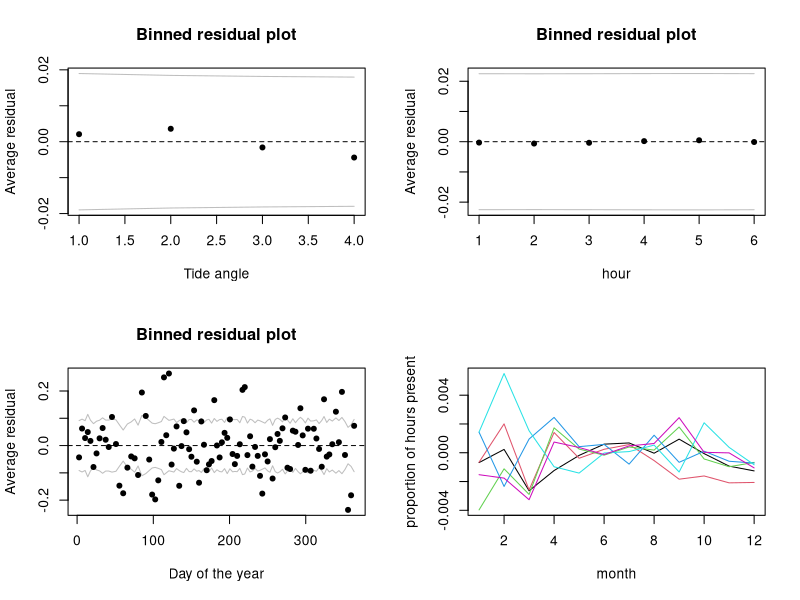
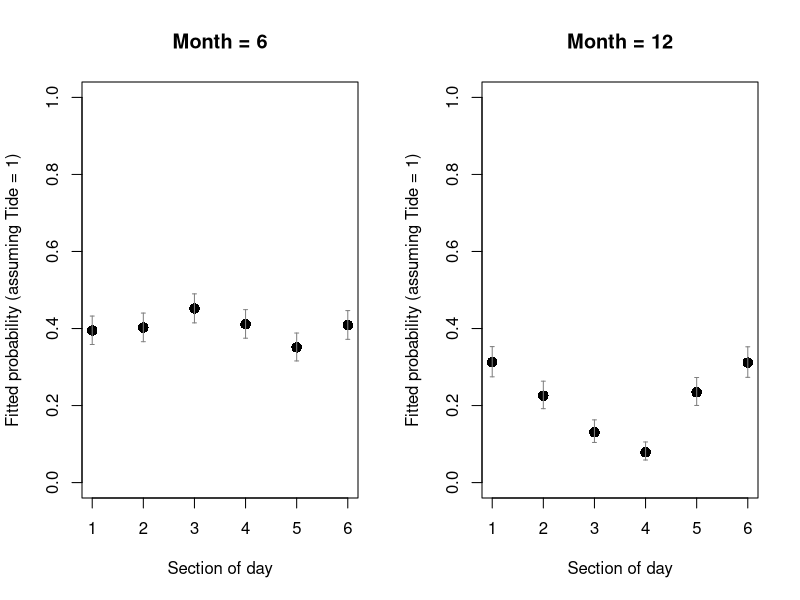
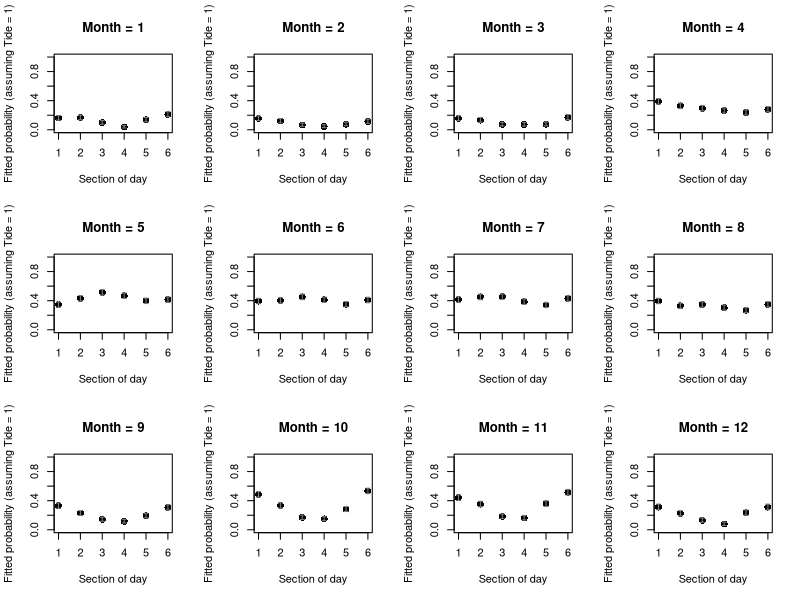

Generate these figures, in order, with R:
## ---- chunk 1
knitr::opts_chunk$set(echo=TRUE, message = FALSE, warning = FALSE, eval = FALSE, cache = FALSE)

SOLUTIONS<- FALSE

dat<- read.csv("./data/dolphin.csv", stringsAsFactors= T)

dat$fTime6<- factor(dat$Time6, levels= c("MNight", "AM1", "AM2", "MDay", "PM1", "PM2"))
# reordering chronologically

dat$fTide4<- factor(dat$Tide4)

dat$fMonth<- factor(dat$mon)
## ---- chunk 2
PA2<- glm(presence ~ fTide4 + fMonth + fTime6 + 
            fTide4:fMonth + fTide4:fTime6 + 
            fMonth:fTime6, family= binomial, data= dat)

summary(PA2) # inspect the model coefficients

# fTide4:fMonth assumes that the effect of tidal state on dolphin presence
# (actually, probability of recording) changes according to time of year

# fTide4:fTime6 assumes that the effect of tidal state on dolphin presence
# changes according to time of day (or vice-versa)

# fMonth:fTime6 assumes that the effect of time of day on dolphin presence
# changes according to time of year

## ---- chunk 3
# Because I don't have specific predictions here, and I suspect the presence
# of dolphins at Sutors may respond to all combinations of the 3 environmental
# factors we have, I'll go for a quite systematic exploration here (you may
# have a different logic, knowledge about dolphins, more specific predictions, 
# and a more restricted list of models you consider plausible: that would be
# entirely fine)

# remove interactions one-at-a-time
PA21<- glm(presence ~ fMonth + fTide4 + fTime6 + fMonth:fTide4 + fMonth:fTime6, family= binomial, data= dat)
PA22<- glm(presence ~ fMonth + fTide4 + fTime6 + fMonth:fTime6 + fTide4:fTime6, family= binomial, data= dat)
PA23<- glm(presence ~ fMonth + fTide4 + fTime6 + fMonth:fTide4 + fTide4:fTime6, family= binomial, data= dat)
# remove interactions two-at-a-time
PA24<- glm(presence ~ fMonth + fTide4 + fTime6 + fMonth:fTime6, family= binomial, data= dat)
PA25<- glm(presence ~ fMonth + fTide4 + fTime6 + fTide4:fTime6, family= binomial, data= dat)
PA26<- glm(presence ~ fMonth + fTide4 + fTime6 + fMonth:fTide4, family= binomial, data= dat)
# remove all interactions
PA27<- glm(presence ~ fMonth + fTide4 + fTime6, family= binomial, data= dat)

AIC(PA2)
AIC(PA21)
AIC(PA22)
AIC(PA23)
AIC(PA24)
AIC(PA25)
AIC(PA26)
AIC(PA27)

# PA24 seems best so far

# remove the main effect not involved in the interaction of PA24 (fTide4)
PA28<- glm(presence ~ fMonth + fTime6 + fMonth:fTime6, family= binomial, data= dat)
AIC(PA28)

# we could simplify further, but it is unlikely that simpler models 
# would be supported based on what we know, so I'll stop here

# Constructing a table 
# (you can do this with pen and paper, or in R, for example like this)
ModelStructure<- c(
  "fTide4 * fMonth + fTide4 * fTime6 + fMonth * fTime6",     
  "fMonth + fTide4 + fTime6 + fMonth:fTide4 + fMonth:fTime6",
  "fMonth + fTide4 + fTime6 + fMonth:fTime6 + fTide4:fTime6" ,
  "fMonth + fTide4 + fTime6 + fMonth:fTide4 + fTide4:fTime6",
  "fMonth + fTide4 + fTime6 + fMonth:fTime6",
  "fMonth + fTide4 + fTime6 + fTide4:fTime6",
  "fMonth + fTide4 + fTime6 + fMonth:fTide4",
  "fMonth + fTide4 + fTime6",
  "fMonth + fTime6 + fMonth:fTime6")

AICval<- c(AIC(PA2),
            AIC(PA21),
            AIC(PA22),
            AIC(PA23),
            AIC(PA24),
            AIC(PA25),
            AIC(PA26),
            AIC(PA27),
            AIC(PA28))

ModelName<- c("PA2",
            "PA21",
            "PA22",
            "PA23",
            "PA24",
            "PA25",
            "PA26",
            "PA27",
            "PA28")

# combine models and AIC values in a table
ModSelTab<- data.frame(model= ModelName, structure= ModelStructure, AIC= AICval)

# sort the table by increasing AIC value
ModSelTab<- ModSelTab[order(ModSelTab$AIC), ]

# compute AIC differences with best model, and round to 2 decimals
ModSelTab$delta<- round(ModSelTab$AIC - ModSelTab$AIC[1], 2)

# compute AIC weight, and round to 2 decimals
ModSelTab$weight<- round(exp(-ModSelTab$delta / 2) / sum(exp(-ModSelTab$delta / 2)), 2)
## ---- chunk 4
require(knitr)
kable(ModSelTab)

# Model PA24 is far ahead, with an AIC more than 5 units lower than the next best model.
# It attracts almost all the AIC weight, accordingly.

# Depending on the set of models you decided to compare, 
# your best model and AIC weights may vary from mine.

## ---- chunk 5
res24.p<- resid(PA24, type= "pearson")

library(arm)
par(mfrow= c(2, 2))
binnedplot(x= as.numeric(dat$fTide4), y=  res24.p, xlab= "Tide angle", nclass= 100)
# okay
binnedplot(x= as.numeric(dat$fTime6), y=  res24.p, xlab= "hour")
# okay
binnedplot(x= dat$julianday, y=  res24.p, xlab= "Day of the year", nclass= 100)
# okay
# We could also check seasonal variation in diel pattern ("time by season" interaction):
matplot(tapply(res24.p, list(dat$mon, dat$fTime6), mean), type= "l", 
        xlab= "month", ylab= "proportion of hours present", lty= 1)
# Residual variation is tiny (check y-axis and compare with Question 9); 
# no consistent pattern of variation. Pretty good!

# There are few assumptions for the Bernoulli distribution other than 
# observations being zeros and ones.
# Some assumptions valid for all models still apply here, such as: model 
# correctly specified; independent
# residuals. The latter is violated in this data set, due to consecutive 
# measurements in time. This issue
# is explored in the linked paper, using mixed models for non-independent data 
# (covered in the course BI5302). 
# The paper also uses GAMs (Generalised Additive Models, an extension of GLMs)
# for avoiding the discretization of continuous variables, and
# accounting for the cyclicity of the predictors (estimates at each end should 
# match, e.g. 31st Dec-1st Jan, or 23:59 - 00:00)

## ---- chunk 6

# Model PA24 assumes that dolphin presence (actually, probability of recording) 
# changes according to time of year, time of day and tidal stage, and that the
# effect of time of day changes with the time of year (fMonth:fTime6).

summary(PA24)
# This is tricky to interpret due to the number of coefficients (75), 
# and the presence of interactions. Best to use plots!

# Let's illustrate the differences in predictions for two different months, 
# for example June and December (this could be done for each of the 12 months)

par(mfrow= c(1, 2))
# June
dat4pred<- expand.grid(fTime6= levels(dat$fTime6),
                fMonth= "6",
								fTide4= "1")
PA24.pred<- predict(PA24, dat4pred, type= "link", se.fit= T)
dat4pred$fit.resp<- plogis(PA24.pred$fit)
dat4pred$LCI<- plogis(PA24.pred$fit - 1.96*PA24.pred$se.fit)
dat4pred$UCI<- plogis(PA24.pred$fit + 1.96*PA24.pred$se.fit)
plot(as.numeric(dat4pred$fTime6), dat4pred$fit.resp, pch= 16, 
	  cex= 1.4, main= paste("Month =", 6),
    col= 1, xlab= "Section of day",
	  ylab= "Fitted probability (assuming Tide = 1)", ylim= c(0, 1))
arrows(x0= as.numeric(dat4pred$fTime6), x1= as.numeric(dat4pred$fTime6),
    y0= dat4pred$LCI, y1= dat4pred$UCI,
	  col= grey(0.5), length= 0.02, angle= 90, code= 3)

# December
dat4pred<- expand.grid(fTime6= levels(dat$fTime6),
                fMonth= "12",
								fTide4= "1")
PA24.pred<- predict(PA24, dat4pred, type= "link", se.fit= T)
dat4pred$fit.resp<- plogis(PA24.pred$fit)
dat4pred$LCI<- plogis(PA24.pred$fit - 1.96*PA24.pred$se.fit)
dat4pred$UCI<- plogis(PA24.pred$fit + 1.96*PA24.pred$se.fit)
plot(as.numeric(dat4pred$fTime6), dat4pred$fit.resp, pch= 16, 
	  cex= 1.4, main= paste("Month =", 12),
    col= 1, xlab= "Section of day",
	  ylab= "Fitted probability (assuming Tide = 1)", ylim= c(0, 1))
arrows(x0= as.numeric(dat4pred$fTime6), x1= as.numeric(dat4pred$fTime6),
    y0= dat4pred$LCI, y1= dat4pred$UCI,
	  col= grey(0.5), length= 0.02, angle= 90, code= 3)

# In June, dolphins seem to have a similar probability of being recorded
# at any time of the day and night, whereas in December they are mostly
# using the site by night (ca. 40% chances of being present against 
# only ca. 10% in the middle of the day)

# (FOR THE R GEEKS OUT THERE)
# For plots of predictions for all 12 months, it is possible to automate
# the process using a loop:
par(mfrow= c(3, 4))
for(month in 1:12){ 
  # at the first iteration, the variable `month` will take value 1, then
  # at the second iteration, the variable `month` will take value 2, 
  # etc... until iteraction 12
	dat4pred<- expand.grid(fTime6= levels(dat$fTime6),
                                fMonth= as.character(month),
								fTide4= "1")
	PA24.pred<- predict(PA24, dat4pred, type= "link", se.fit= T)
	dat4pred$fit.resp<- plogis(PA24.pred$fit)
	dat4pred$LCI<- plogis(PA24.pred$fit - 1.96*PA24.pred$se.fit)
	dat4pred$UCI<- plogis(PA24.pred$fit + 1.96*PA24.pred$se.fit)
	plot(as.numeric(dat4pred$fTime6), dat4pred$fit.resp, pch= 16, 
		  cex= 1.4, main= paste("Month =", month),
          col= 1, xlab= "Section of day",
		  ylab= "Fitted probability (assuming Tide = 1)", ylim= c(0, 1))
	arrows(x0= as.numeric(dat4pred$fTime6), x1= as.numeric(dat4pred$fTime6),
          y0= dat4pred$LCI, y1= dat4pred$UCI,
		  col= grey(0.5), length= 0.02, angle= 90, code= 3)
} # end of one iteration, start of the next

# According to the better supported model, they tend to use the site
# more in May, June and 
# July day and night, visit mostly by night from October to December,
# and seldom from Jan to March.

# Of note is the low proportion of deviance explained by the model,
# despite its complexity (75 parameters):
(PA24$null.deviance - PA24$deviance) /
	PA24$null.deviance 
# 10%. However, this is quite normal with Bernoulli data,
# since they do not contain a great deal of information
